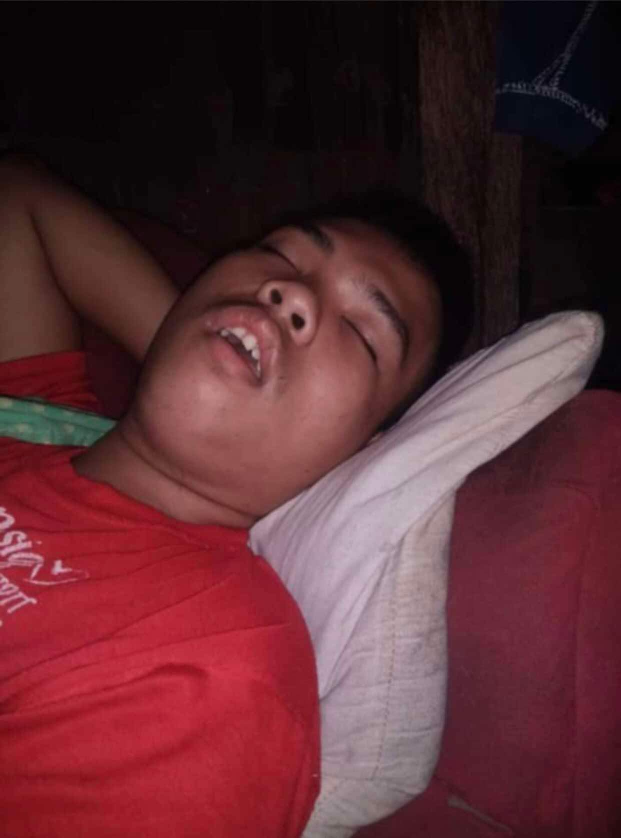
#> input picture Resources/Photos/mikerey2.jpg, 1242 x 1676 px (shown at 1/2 size)
$ python contours.py
#> lines starting #> are read from the running program, lines starting #| are printed output that depends on the picture; after the words box and inside, x2 and y2 are one past the last pixel; in counts of white or black regions, pixels touching at a corner belong together
#pylint:disable=no-member

import cv2 as cv
import numpy as np

img = cv.imread('../Resources/Photos/mikerey2.jpg')
#> img is the input picture: shape (1676, 1242, 3); mean B, G, R 50.9, 44.7, 91.3
img = cv.resize(img, (800, 600))
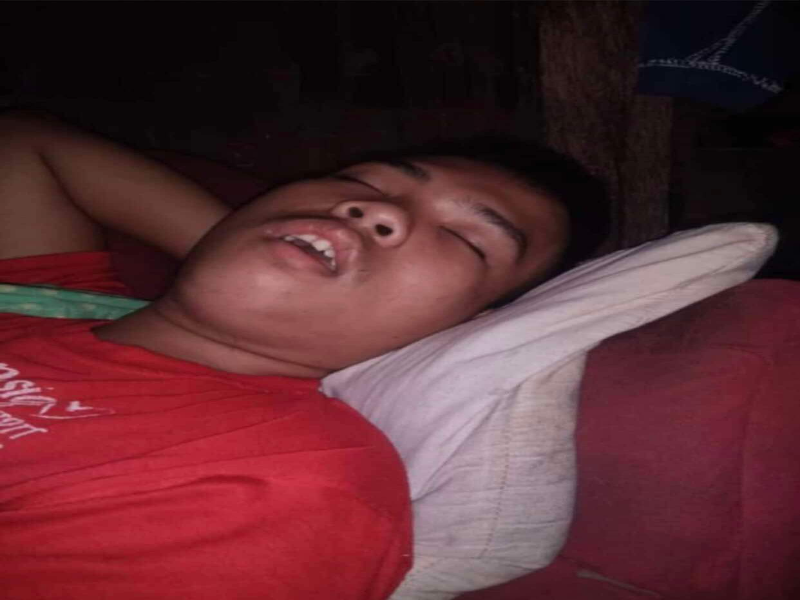
#> img: shape (600, 800, 3); mean B, G, R 50.8, 44.7, 91.2

blank = np.zeros(img.shape, dtype='uint8')
cv.imshow('Blank', blank)

gray = cv.cvtColor(img, cv.COLOR_BGR2GRAY)
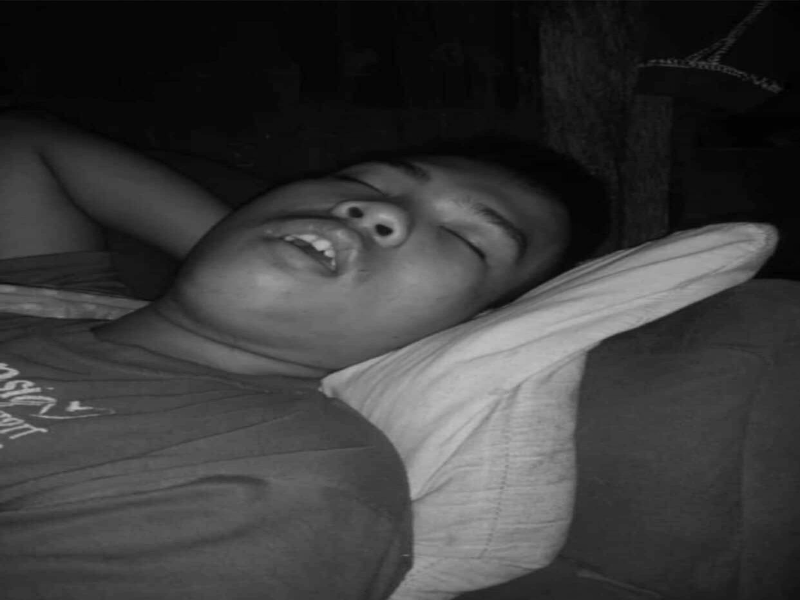
#> gray: shape (600, 800); min 0, max 192, mean 59.2
cv.imshow('Gray', gray)

blur = cv.GaussianBlur(gray, (5,5), cv.BORDER_DEFAULT)
cv.imshow('Blur', blur)

canny = cv.Canny(blur, 125, 175)
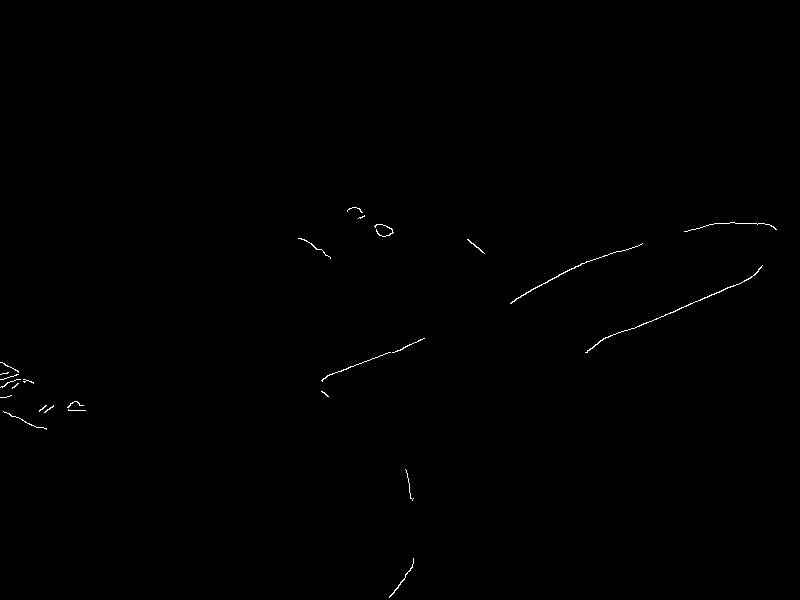
#> canny: shape (600, 800); 0.24% white in thin lines or dots, all inside (x1, y1, x2, y2) = (0, 207, 777, 598)
cv.imshow('Canny Edges', canny)

# ret, thresh = cv.threshold(gray, 125, 255, cv.THRESH_BINARY)
# cv.imshow('Thresh', thresh)

contours, hierarchies = cv.findContours(canny, cv.RETR_LIST, cv.CHAIN_APPROX_SIMPLE)
#> contours = 25 contours, 22 with area under 20; largest, box (x1, y1, x2, y2) and area: (585, 265, 763, 353) 58, (510, 243, 643, 304) 41, (389, 558, 414, 598) 20
print(f'{len(contours)} contour(s) found!')
#| 25 contour(s) found!

cv.drawContours(blank, contours, -1, (0,0,255), 1)
cv.imshow('Contours Drawn', blank)

cv.waitKey(0)

$ run again, with Resources/Photos/mikerey1.jpg copied over Resources/Photos/mikerey2.jpg
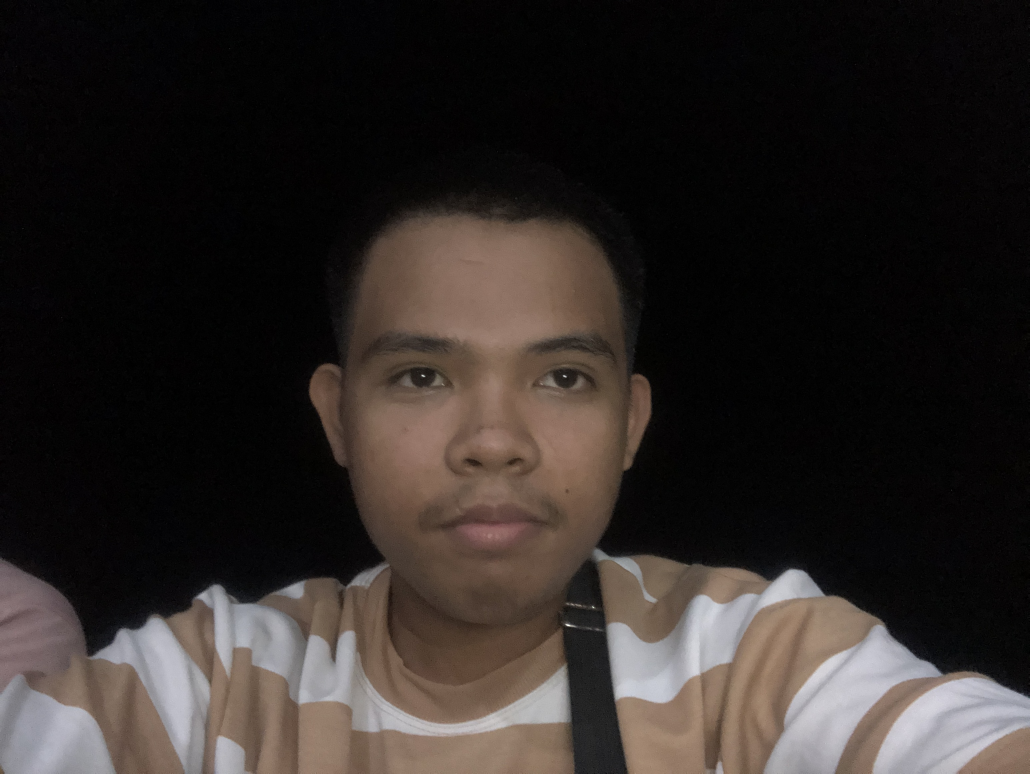
#> input picture Resources/Photos/mikerey1.jpg, 3088 x 2320 px (shown at 1/3 size)
#> img is the input picture: shape (2320, 3088, 3); mean B, G, R 38.3, 41, 47
#> img: shape (600, 800, 3)
#> `gray = cv.cvtColor(img, cv.COLOR_BGR2GRAY)`:
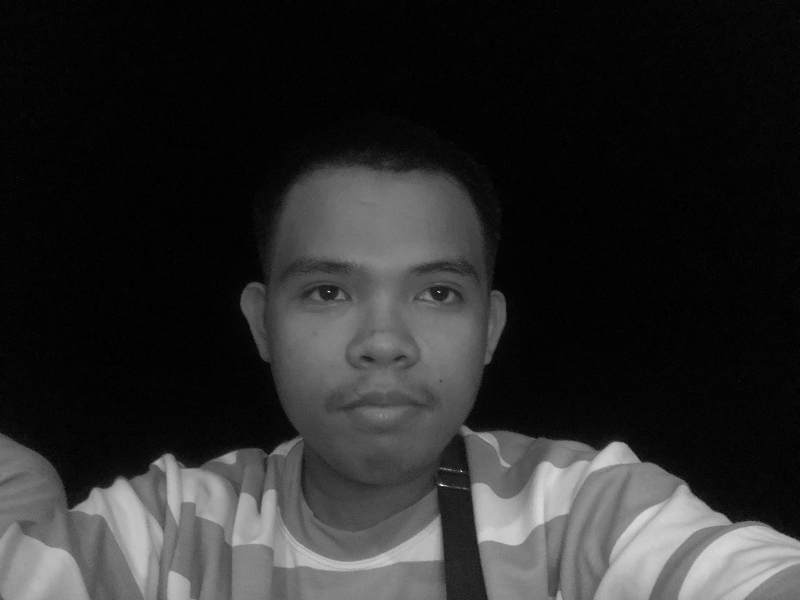
#> gray: shape (600, 800); min 0, max 247, mean 42.4
#> `canny = cv.Canny(blur, 125, 175)`:
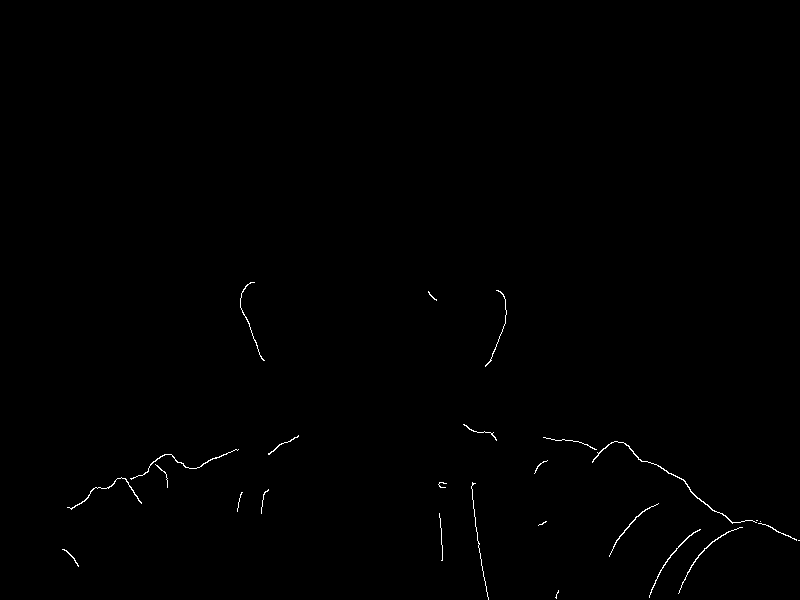
#> canny: shape (600, 800); 0.35% white in thin lines or dots, all inside (x1, y1, x2, y2) = (62, 282, 800, 600)
#> contours = 26 contours, 20 with area under 20; largest, box (x1, y1, x2, y2) and area: (592, 441, 757, 524) 84, (649, 529, 701, 598) 42, (67, 477, 142, 510) 39, (130, 449, 239, 480) 38, (678, 527, 743, 594) 36, (609, 503, 659, 557) 32
#| 26 contour(s) found!

$ run again, with Resources/Photos/jorcags.JPG copied over Resources/Photos/mikerey2.jpg
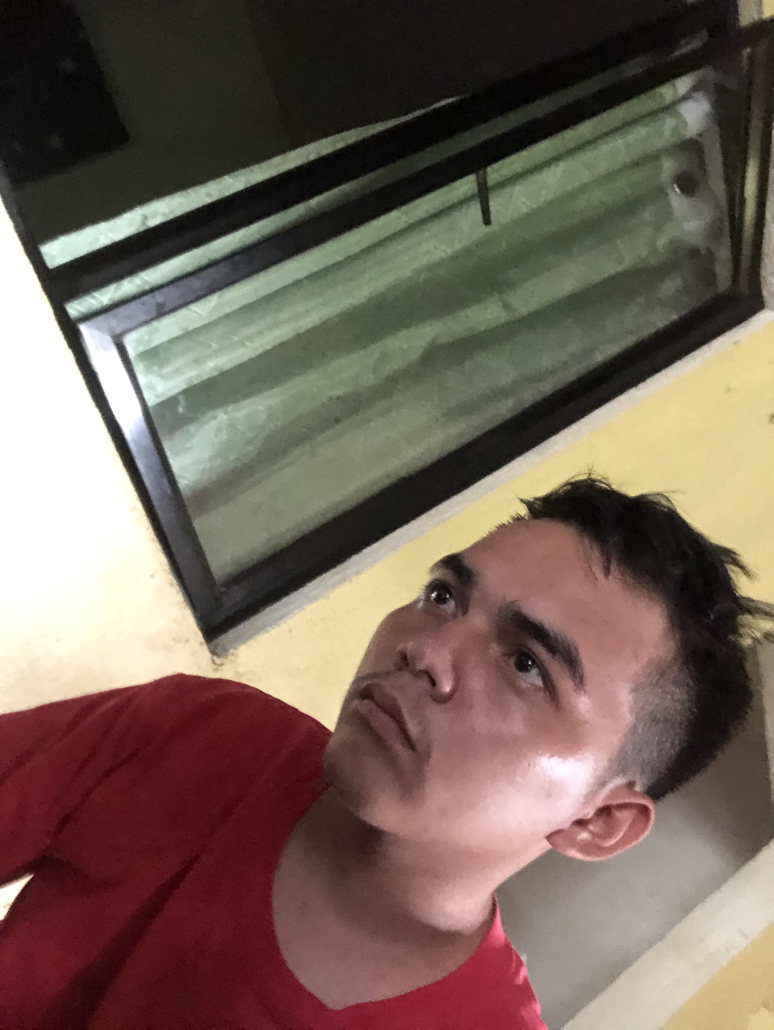
#> input picture Resources/Photos/jorcags.JPG, 2320 x 3088 px (shown at 1/3 size)
#> img is the input picture: shape (3088, 2320, 3); mean B, G, R 87.7, 98.9, 115.9
#> img: shape (600, 800, 3)
#> `canny = cv.Canny(blur, 125, 175)`:
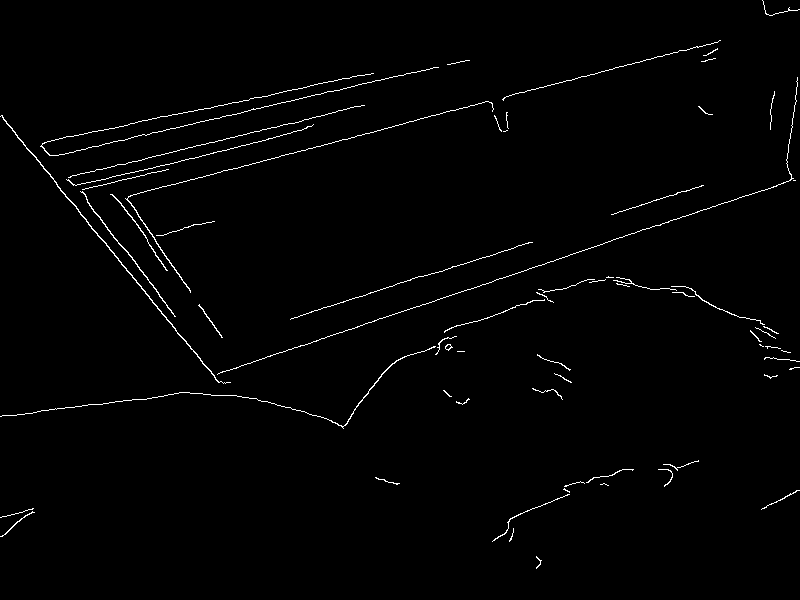
#> canny: shape (600, 800); 1.3% white in thin lines or dots
#> contours = 65 contours, 55 with area under 20; largest, box (x1, y1, x2, y2) and area: (0, 115, 231, 384) 212, (80, 191, 176, 317) 89, (125, 101, 494, 293) 65, (0, 346, 436, 429) 62, (110, 194, 168, 271) 51
#| 65 contour(s) found!
#> `cv.drawContours(blank, contours, -1, (0,0,255), 1)`:
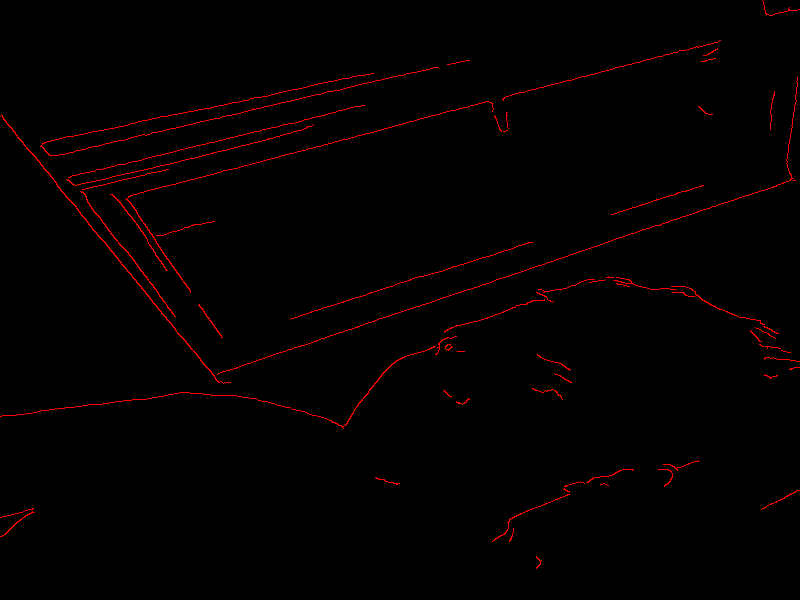
#> blank: shape (600, 800, 3); mean of channels 0, 1, 2 0, 0, 3.3; drawn as B, G, R
